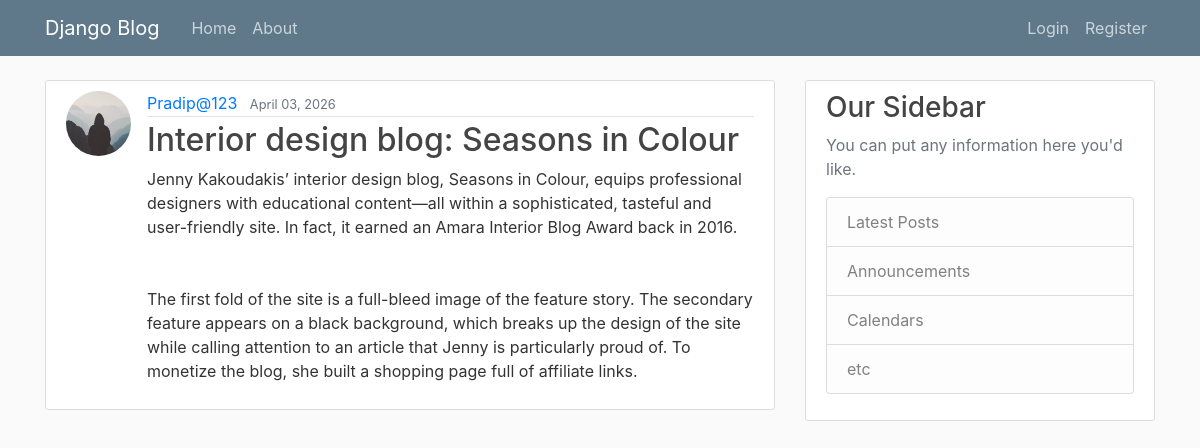
The app's page /post/2/ with its own data.
### blog/models.py (models this page shows, shortened)
class Post(models.Model):
    title = models.CharField(max_length=100)
    content = models.TextField()
    date_posted = models.DateTimeField(default=timezone.now)
    author = models.ForeignKey(User, on_delete=models.CASCADE)

### users/models.py (models this page shows, shortened)
class Profile(models.Model):
    user = models.OneToOneField(User, on_delete=models.CASCADE)
    image = models.ImageField(default='default.jpg', upload_to='profile_pics')

### blog/views.py (the view)
# urls.py: path('post/<int:pk>/', PostDetailView.as_view(), name='post-detail'),
class PostDetailView(DetailView):
    model = Post

### blog/templates/blog/post_detail.html (shortened to what this page needs)
{% extends "blog/base.html" %}
{% block content %}
    <article class="media content-section">
    <img class="rounded-circle article-img" src="{{ object.author.profile.image.url }}">
    <div class="media-body">
        <div class="article-metadata">
        <a class="mr-2" href="#">{{ object.author }}</a>
        <small class="text-muted">{{ object.date_posted|date:"F d, Y" }}</small>
        </div>
        <h2 class="article-title">{{ object.title }}</h2>
        <p class="article-content">{{ object.content }}</p>
    </div>
    </article>
{% endblock content %}

### blog/static/blog/main.css (style rules this page uses)
body { background: #fafafa; color: #333333; margin-top: 5rem; }
h1, h2, h3, h4, h5, h6 { color: #444444; }
.content-section { background: #ffffff; padding: 10px 20px; border: 1px solid #dddddd; border-radius: 3px; margin-bottom: 20px; }
.article-title { color: #444444; }
.article-content { white-space: pre-line; }
.article-img { height: 65px; width: 65px; margin-right: 16px; }
.article-metadata { padding-bottom: 1px; margin-bottom: 4px; border-bottom: 1px solid #e3e3e3 }

### records on screen
Post: author.profile.image (placeholder picture), author "Pradip@123", date_posted "April 03, 2026", title "Interior design blog: Seasons in Colour", content "Jenny Kakoudakis’ interior design blog, Seasons in Colour, equips professional designers with educational content—all within a sophisticated, tasteful and user-friendly site. In fact, it earned an Amara Interior Blog Award back in 2016. The first fold of the site is a full-bleed image of the feature story. The secondary feature appears on a black background, which breaks up the design of the site while calling attention to an article that Jenny is particularly proud of. To monetize the blog, she built a shopping page full of affiliate links."
